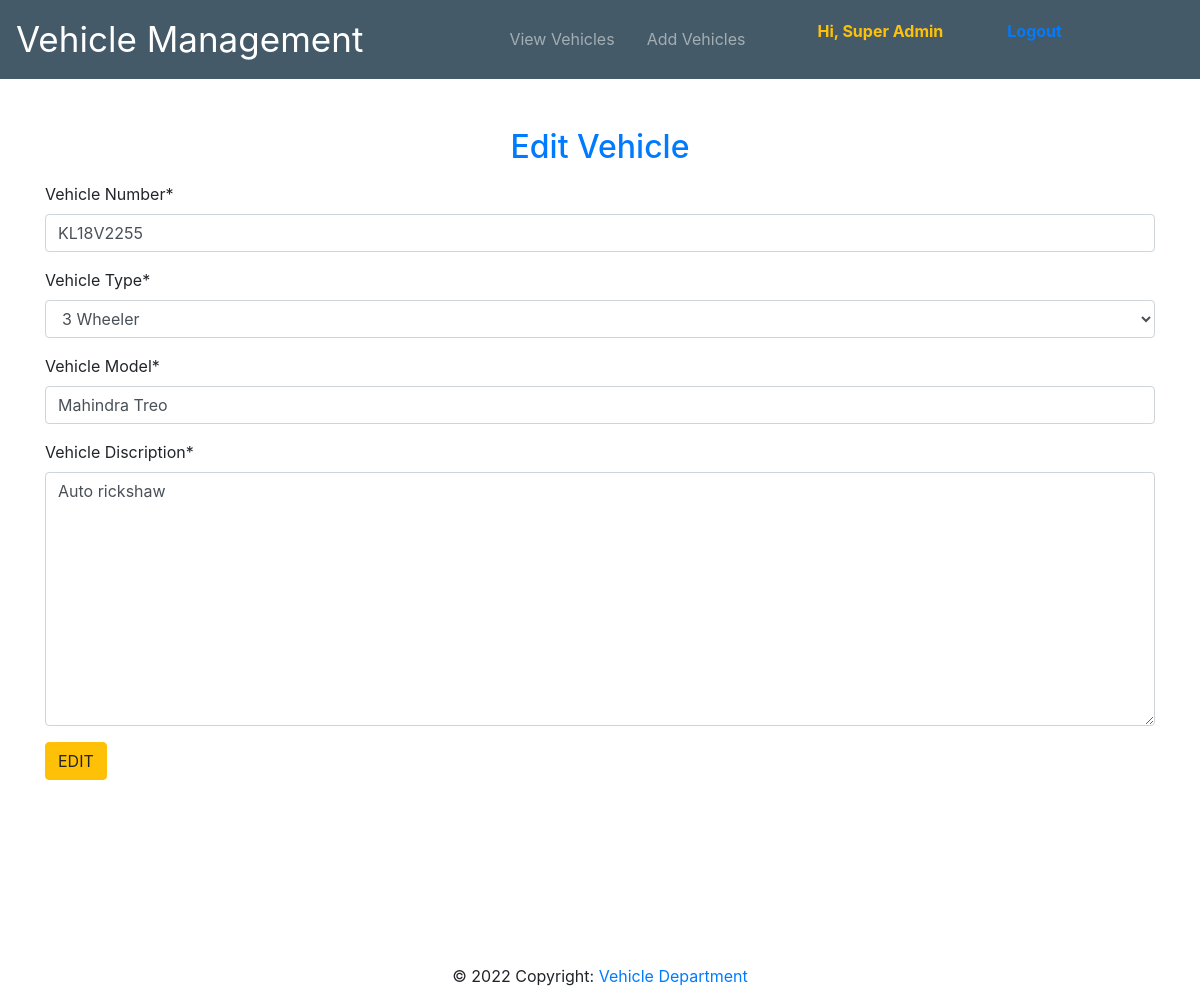
/edit_vehicle/18 (signed in), run on the app's committed database.
### vehicle/models.py (models this page shows)
class Vehicle(models.Model):
    vh_number = models.CharField(max_length=20,verbose_name="Vehicle Number",blank=False)
    vh_type = models.CharField(max_length=20,verbose_name="Vehicle Type", choices=COLOR_CHOICES,blank=False)
    vh_model = models.CharField(max_length=20,verbose_name="Vehicle Model",blank=False)
    vh_disc = models.TextField(verbose_name="Vehicle Discription",blank=False)
    class Meta:
        db_table = "Vehicles"

### vehicle/views.py (the view, shortened to what this page needs)
# urls.py: path("edit_vehicle/<int:vid>",views.edit_vehicle,name="editV"),
@login_required(login_url='/login')
def edit_vehicle(request,vid):
    if request.user.has_perm('vehicle.change_vehicle'):
        if request.method == "GET":
            record = Vehicle.objects.get(id = vid)
            form_ob = VehicleForm(instance=record)
            return render (request,"edit_vehicle.html",{'form':form_ob})
    return HttpResponse('Permission denied for the user')

### vehicle/forms.py
class VehicleForm(forms.ModelForm):
    class Meta:
        model = Vehicle
        fields = "__all__"

### templates/edit_vehicle.html (shortened to what this page needs)
{%extends 'index.html'%}
{% load crispy_forms_tags %}
{%block content%}
<div class="container">
    <h2 class="text-primary text-center m-3"> Edit Vehicle</h2>
    <form method="POST">
    {{form|crispy}}
    <button class="btn btn-warning"> EDIT</button>
    </form>
</div>
{%endblock%}

### templates/index.html (shortened to what this page needs)
{%load static%}
<!doctype html>
<html lang="en">
  <head>
    <link rel="stylesheet" href="https://stackpath.bootstrapcdn.com/bootstrap/4.3.1/css/bootstrap.min.css">
    <link rel="stylesheet" href="../static/css/main.css">
  </head>
  <body>
    <header class="sticky-top">
        <nav class="navbar navbar-expand-lg navbar-dark" style="background-color: #455a68;">
            <a class="navbar-brand" href="/" style="font-size:35px ;">Vehicle Management</a>
            <div class="collapse navbar-collapse justify-content-center" id="navbarNavDropdown">
              <ul class="navbar-nav">
                {% if request.user.is_authenticated %}
                  <li class="nav-item mr-3">
                  <a class="nav-link" href="/view_vehicle">View Vehicles</a>
                  </li>
                    {%if request.user.is_superuser%}
                      <li class="nav-item mr-3">
                      <a class="nav-link" href="/add_vehicle">Add Vehicles</a>
                      </li>
                    {%endif%}
                  <li class="nav-item ml-5 mr-auto ">
                      <a class="text-warning mr-3"> <strong>Hi, {{user.first_name}}</strong></a>
                  </li>
                  <li class="nav-item ml-5 mr-auto">
                      <a class="text-primary" href="/logout"> <strong> Logout</strong></a>
                  </li>
                {%endif%}
              </ul>
            </div>
          </nav>
    </header>
    <div class="container text-right">
      <h3 class="text-primary" id="livetime">&nbsp;</h3>
    </div>
    {% block content %}{% endblock content %}
<footer class="page-footer font-small cyan darken-3">
  <div class="container">
    <div class="row">
      <div class="col-md-12 py-5">
        <div class="mb-5 flex-center">
          <a class="fb-ic">
          </a>
          <a class="tw-ic">
          </a>
          <a class="gplus-ic">
          </a>
          <a class="li-ic">
          </a>
          <a class="ins-ic">
          </a>
        </div>
      </div>
    </div>
  </div>
  <div class="footer-copyright text-center py-3">© 2022 Copyright:
    <a href="/"> Vehicle Department </a>
  </div>
</footer>
  </body>
</html>

### data on the page
Vehicle: vh_number "KL18V2255", vh_type "3 Wheeler", vh_model "Mahindra Treo", vh_disc "Auto rickshaw"

### other printed values
{{ user.first_name }} "Super Admin"
